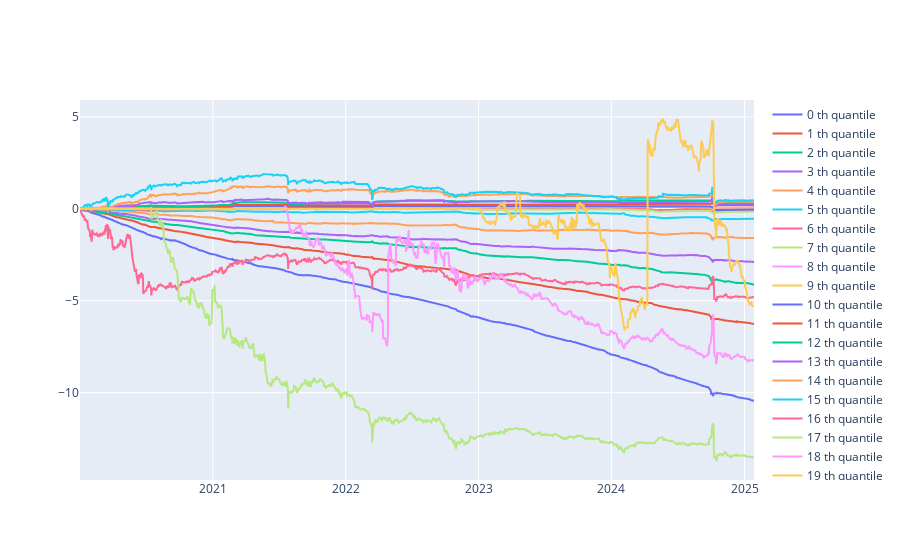

Notebook code for this chart:
### Code cell
# momentum: ln(close_/open_)
# time_ = "2022-01-01"; end_ = '2025-01-24'
# open_ = open[time_:end_]
# close_ = close[time_:end_]
close_ = close
open_ = open
ln_ = np.log(close_/open_).shift(1) # index: 使用的時間
pct_calculating_profit = close_/open_-1 # index: 當天收益
holdings = intraday_shifted_input_signal_pct_output_plot(ln_, pct_calculating_profit, quantile=20, type_='cumsum')

### Figure 1 — Plotly figure (JSON) as saved in the notebook; plotly's stock layout.template omitted (floating-point values rounded to 4 significant figures; data arrays with more than 128 entries replaced by an {"elided": "..."} marker saying what was removed)
{"data": [{"mode": "lines", "name": "0 th quantile", "type": "scatter", "x": {"elided": "1248 str values"}, "y": {"elided": "1248 float values"}, "yaxis": "y"}, {"mode": "lines", "name": "1 th quantile", "type": "scatter", "x": {"elided": "1248 str values"}, "y": {"elided": "1248 float values"}, "yaxis": "y"}, {"mode": "lines", "name": "2 th quantile", "type": "scatter", "x": {"elided": "1248 str values"}, "y": {"elided": "1248 float values"}, "yaxis": "y"}, {"mode": "lines", "name": "3 th quantile", "type": "scatter", "x": {"elided": "1248 str values"}, "y": {"elided": "1248 float values"}, "yaxis": "y"}, {"mode": "lines", "name": "4 th quantile", "type": "scatter", "x": {"elided": "1248 str values"}, "y": {"elided": "1248 float values"}, "yaxis": "y"}, {"mode": "lines", "name": "5 th quantile", "type": "scatter", "x": {"elided": "1248 str values"}, "y": {"elided": "1248 float values"}, "yaxis": "y"}, {"mode": "lines", "name": "6 th quantile", "type": "scatter", "x": {"elided": "1248 str values"}, "y": {"elided": "1248 float values"}, "yaxis": "y"}, {"mode": "lines", "name": "7 th quantile", "type": "scatter", "x": {"elided": "1248 str values"}, "y": {"elided": "1248 float values"}, "yaxis": "y"}, {"mode": "lines", "name": "8 th quantile", "type": "scatter", "x": {"elided": "1248 str values"}, "y": {"elided": "1248 float values"}, "yaxis": "y"}, {"mode": "lines", "name": "9 th quantile", "type": "scatter", "x": {"elided": "1248 str values"}, "y": {"elided": "1248 float values"}, "yaxis": "y"}, {"mode": "lines", "name": "10 th quantile", "type": "scatter", "x": {"elided": "1248 str values"}, "y": {"elided": "1248 float values"}, "yaxis": "y"}, {"mode": "lines", "name": "11 th quantile", "type": "scatter", "x": {"elided": "1248 str values"}, "y": {"elided": "1248 float values"}, "yaxis": "y"}, {"mode": "lines", "name": "12 th quantile", "type": "scatter", "x": {"elided": "1248 str values"}, "y": {"elided": "1248 float values"}, "yaxis": "y"}, {"mode": "lines", "name": "13 th quantile", "type": "scatter", "x": {"elided": "1248 str values"}, "y": {"elided": "1248 float values"}, "yaxis": "y"}, {"mode": "lines", "name": "14 th quantile", "type": "scatter", "x": {"elided": "1248 str values"}, "y": {"elided": "1248 float values"}, "yaxis": "y"}, {"mode": "lines", "name": "15 th quantile", "type": "scatter", "x": {"elided": "1248 str values"}, "y": {"elided": "1248 float values"}, "yaxis": "y"}, {"mode": "lines", "name": "16 th quantile", "type": "scatter", "x": {"elided": "1248 str values"}, "y": {"elided": "1248 float values"}, "yaxis": "y"}, {"mode": "lines", "name": "17 th quantile", "type": "scatter", "x": {"elided": "1248 str values"}, "y": {"elided": "1248 float values"}, "yaxis": "y"}, {"mode": "lines", "name": "18 th quantile", "type": "scatter", "x": {"elided": "1248 str values"}, "y": {"elided": "1248 float values"}, "yaxis": "y"}, {"mode": "lines", "name": "19 th quantile", "type": "scatter", "x": {"elided": "1248 str values"}, "y": {"elided": "1248 float values"}, "yaxis": "y"}], "layout": {}}
